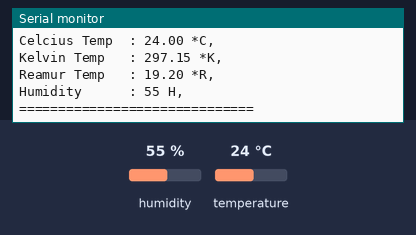
This program was run on a simulated ESP8266 (NodeMCU). Shown: the last lines printed to the serial monitor. The inputs (shaded band) are chosen by the test bench; at power-on: humidity 55 %, temperature 24 °C.

Above: at 2.2 s.
2.3 s: humidity set to 22 %
At 5.7 s:
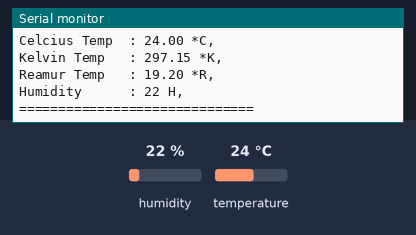
7.3 s: temperature set to 12 °C
At 10.0 s:
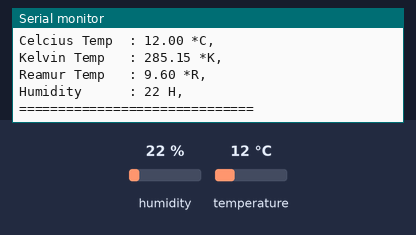
12.3 s: humidity set to 40 %
At 14.2 s:
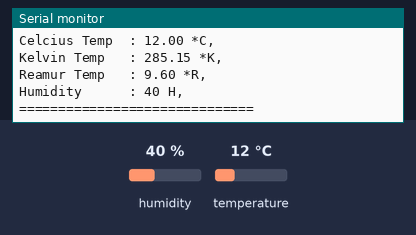
Timing chart, 0 to 15.7 s (numbered marks = the images above; inputs shaded):
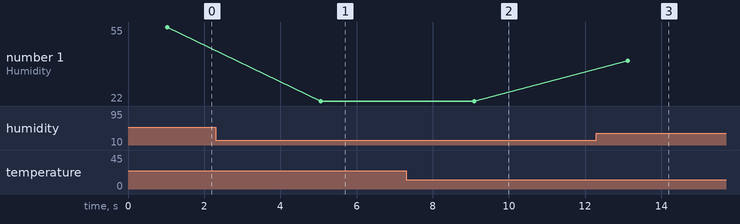

Measured:
- after the input at 2.3 s, the serial monitor: prints a new line after 2.8 s (image 1)
- after the input at 7.3 s, the serial monitor: prints a new line after 1.8 s (image 2)
- after the input at 12.3 s, the serial monitor: prints a new line after 0.83 s (image 3)
- plotted number 1: 55 → 22 after the input at 2.3 s, 22 → 40 after the input at 12.3 s

The program:

main.cpp
```cpp
#include <Arduino.h>
#include <SimpleDHT.h>

#define pinDHT 7     // SD3 pin signal sensor DHT

byte temperature = 0;
byte humidity = 0;

SimpleDHT11 dht11(D7); // instan sensor dht11

void TemperatureHumidity()
{
  int err = SimpleDHTErrSuccess;

  if ((err = dht11.read(&temperature, &humidity, NULL)) != SimpleDHTErrSuccess)
  {
    Serial.print("Read DHT11 failed, err=");
    Serial.println(err);
    delay(1000);
    return;
  }

  float c = temperature;
  float k = temperature + 273.15;
  float r = 0.8 * temperature;


  Serial.println("==============================");
  Serial.print("Celcius Temp  : ");
  Serial.print(c);
  Serial.print(" *C, ");
  Serial.println();
  Serial.print("Kelvin Temp   : ");
  Serial.print(k);
  Serial.print(" *K, ");
  Serial.println();
  Serial.print("Reamur Temp   : ");
  Serial.print(r);
  Serial.print(" *R, ");
  Serial.println();
  Serial.print("Humidity      : ");
  Serial.print(humidity);
  Serial.print(" H, ");
  Serial.println();
  Serial.println("==============================");

}

void setup()
{
  Serial.begin(115200);
  Serial.println("Simple DHT");
  delay(1000);
}

void loop()
{
  TemperatureHumidity();
  Serial.println("");
  delay(4000);
}
```
